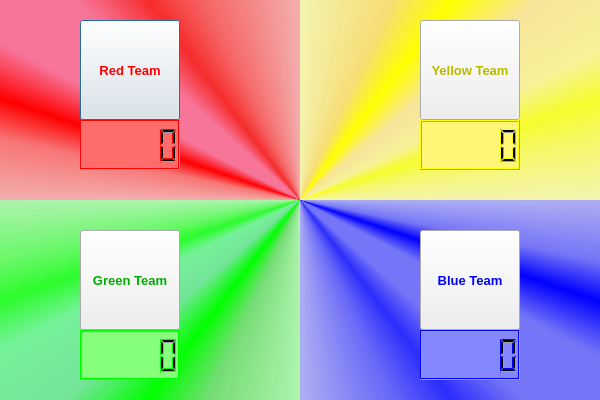
<?xml version="1.0" encoding="UTF-8"?>
<ui version="4.0">
 <class>GUI</class>
 <widget class="QDialog" name="GUI">
  <property name="geometry">
   <rect>
    <x>0</x>
    <y>0</y>
    <width>600</width>
    <height>400</height>
   </rect>
  </property>
  <property name="windowTitle">
   <string>Dialog</string>
  </property>
  <widget class="QGraphicsView" name="graphicsView">
   <property name="geometry">
    <rect>
     <x>0</x>
     <y>0</y>
     <width>300</width>
     <height>200</height>
    </rect>
   </property>
   <property name="styleSheet">
    <string notr="true">background-color: qconicalgradient(cx:1, cy:1, angle:315, stop:0 rgba(255,0, 0, 69), stop:0.375 rgba(255, 0, 0, 69), stop:0.423533 rgba(251, 0, 0, 145), stop:0.45 rgba(247, 0, 0, 208), stop:0.477581 rgba(255, 0, 71, 130), stop:0.518717 rgba(255, 0, 71, 130), stop:0.55 rgba(255, 0, 0, 255), stop:0.57754 rgba(255, 0, 0, 130), stop:0.625 rgba(255, 0, 0, 69), stop:1 rgba(255, 0, 0, 69));</string>
   </property>
   <property name="frameShape">
    <enum>QFrame::NoFrame</enum>
   </property>
  </widget>
  <widget class="QGraphicsView" name="graphicsView_2">
   <property name="geometry">
    <rect>
     <x>300</x>
     <y>0</y>
     <width>300</width>
     <height>200</height>
    </rect>
   </property>
   <property name="styleSheet">
    <string notr="true">background-color: qconicalgradient(cx:0, cy:1, angle:225, stop:0 rgba(255, 255, 0, 69), stop:0.375 rgba(255, 255, 0, 69), stop:0.423533 rgba(251, 255, 0, 145), stop:0.45 rgba(247, 255, 0, 208), stop:0.477581 rgba(255, 244, 71, 130), stop:0.518717 rgba(255, 218, 71, 130), stop:0.55 rgba(255, 255, 0, 255), stop:0.57754 rgba(255, 203, 0, 130), stop:0.625 rgba(255, 255, 0, 69), stop:1 rgba(255, 255, 0, 69));</string>
   </property>
   <property name="frameShape">
    <enum>QFrame::NoFrame</enum>
   </property>
  </widget>
  <widget class="QGraphicsView" name="graphicsView_3">
   <property name="geometry">
    <rect>
     <x>0</x>
     <y>200</y>
     <width>300</width>
     <height>200</height>
    </rect>
   </property>
   <property name="styleSheet">
    <string notr="true">background-color: qconicalgradient(cx:1, cy:0, angle:45, stop:0 rgba(0, 255, 0, 69), stop:0.375 rgba(0, 255, 0, 69), stop:0.423533 rgba(0, 255, 0, 145), stop:0.45 rgba(0, 255, 0, 208), stop:0.477581 rgba(0, 244, 71, 130), stop:0.518717 rgba(0, 218, 71, 130), stop:0.55 rgba(0, 255, 0, 255), stop:0.57754 rgba(0, 203, 0, 130), stop:0.625 rgba(0, 255, 0, 69), stop:1 rgba(0, 255, 0, 69));</string>
   </property>
   <property name="frameShape">
    <enum>QFrame::NoFrame</enum>
   </property>
  </widget>
  <widget class="QGraphicsView" name="graphicsView_4">
   <property name="geometry">
    <rect>
     <x>300</x>
     <y>200</y>
     <width>300</width>
     <height>200</height>
    </rect>
   </property>
   <property name="styleSheet">
    <string notr="true">background-color: qconicalgradient(cx:0, cy:0, angle:135, stop:0 rgba(0,0,255, 69), stop:0.375 rgba(0,0,255, 69), stop:0.423533 rgba(0,0,255, 145), stop:0.45 rgba(0,0,255, 208), stop:0.477581 rgba(0,0,255, 130), stop:0.518717 rgba(0,0,255, 130), stop:0.55 rgba(0,0,255, 255), stop:0.57754 rgba(0,0,255, 130), stop:0.625 rgba(0,0,255, 69), stop:1 rgba(0,0,255, 69));</string>
   </property>
   <property name="frameShape">
    <enum>QFrame::NoFrame</enum>
   </property>
  </widget>
  <widget class="QPushButton" name="button1">
   <property name="geometry">
    <rect>
     <x>80</x>
     <y>20</y>
     <width>100</width>
     <height>100</height>
    </rect>
   </property>
   <property name="palette">
    <palette>
     <active>
      <colorrole role="Text">
       <brush brushstyle="SolidPattern">
        <color alpha="255">
         <red>255</red>
         <green>0</green>
         <blue>0</blue>
        </color>
       </brush>
      </colorrole>
      <colorrole role="ButtonText">
       <brush brushstyle="SolidPattern">
        <color alpha="255">
         <red>255</red>
         <green>0</green>
         <blue>0</blue>
        </color>
       </brush>
      </colorrole>
     </active>
     <inactive>
      <colorrole role="Text">
       <brush brushstyle="SolidPattern">
        <color alpha="255">
         <red>255</red>
         <green>0</green>
         <blue>0</blue>
        </color>
       </brush>
      </colorrole>
      <colorrole role="ButtonText">
       <brush brushstyle="SolidPattern">
        <color alpha="255">
         <red>255</red>
         <green>0</green>
         <blue>0</blue>
        </color>
       </brush>
      </colorrole>
     </inactive>
     <disabled>
      <colorrole role="Text">
       <brush brushstyle="SolidPattern">
        <color alpha="255">
         <red>120</red>
         <green>120</green>
         <blue>120</blue>
        </color>
       </brush>
      </colorrole>
      <colorrole role="ButtonText">
       <brush brushstyle="SolidPattern">
        <color alpha="255">
         <red>120</red>
         <green>120</green>
         <blue>120</blue>
        </color>
       </brush>
      </colorrole>
     </disabled>
    </palette>
   </property>
   <property name="font">
    <font>
     <pointsize>10</pointsize>
     <weight>75</weight>
     <bold>true</bold>
    </font>
   </property>
   <property name="text">
    <string>Red Team</string>
   </property>
  </widget>
  <widget class="QPushButton" name="button2">
   <property name="geometry">
    <rect>
     <x>420</x>
     <y>20</y>
     <width>100</width>
     <height>100</height>
    </rect>
   </property>
   <property name="palette">
    <palette>
     <active>
      <colorrole role="ButtonText">
       <brush brushstyle="SolidPattern">
        <color alpha="255">
         <red>184</red>
         <green>184</green>
         <blue>0</blue>
        </color>
       </brush>
      </colorrole>
     </active>
     <inactive>
      <colorrole role="ButtonText">
       <brush brushstyle="SolidPattern">
        <color alpha="255">
         <red>184</red>
         <green>184</green>
         <blue>0</blue>
        </color>
       </brush>
      </colorrole>
     </inactive>
     <disabled>
      <colorrole role="ButtonText">
       <brush brushstyle="SolidPattern">
        <color alpha="255">
         <red>120</red>
         <green>120</green>
         <blue>120</blue>
        </color>
       </brush>
      </colorrole>
     </disabled>
    </palette>
   </property>
   <property name="font">
    <font>
     <pointsize>10</pointsize>
     <weight>75</weight>
     <bold>true</bold>
    </font>
   </property>
   <property name="text">
    <string>Yellow Team</string>
   </property>
  </widget>
  <widget class="QPushButton" name="button3">
   <property name="geometry">
    <rect>
     <x>80</x>
     <y>230</y>
     <width>100</width>
     <height>100</height>
    </rect>
   </property>
   <property name="palette">
    <palette>
     <active>
      <colorrole role="ButtonText">
       <brush brushstyle="SolidPattern">
        <color alpha="255">
         <red>0</red>
         <green>170</green>
         <blue>0</blue>
        </color>
       </brush>
      </colorrole>
     </active>
     <inactive>
      <colorrole role="ButtonText">
       <brush brushstyle="SolidPattern">
        <color alpha="255">
         <red>0</red>
         <green>170</green>
         <blue>0</blue>
        </color>
       </brush>
      </colorrole>
     </inactive>
     <disabled>
      <colorrole role="ButtonText">
       <brush brushstyle="SolidPattern">
        <color alpha="255">
         <red>120</red>
         <green>120</green>
         <blue>120</blue>
        </color>
       </brush>
      </colorrole>
     </disabled>
    </palette>
   </property>
   <property name="font">
    <font>
     <pointsize>10</pointsize>
     <weight>75</weight>
     <bold>true</bold>
    </font>
   </property>
   <property name="text">
    <string>Green Team</string>
   </property>
  </widget>
  <widget class="QPushButton" name="button4">
   <property name="geometry">
    <rect>
     <x>420</x>
     <y>230</y>
     <width>100</width>
     <height>100</height>
    </rect>
   </property>
   <property name="palette">
    <palette>
     <active>
      <colorrole role="ButtonText">
       <brush brushstyle="SolidPattern">
        <color alpha="255">
         <red>0</red>
         <green>0</green>
         <blue>255</blue>
        </color>
       </brush>
      </colorrole>
     </active>
     <inactive>
      <colorrole role="ButtonText">
       <brush brushstyle="SolidPattern">
        <color alpha="255">
         <red>0</red>
         <green>0</green>
         <blue>255</blue>
        </color>
       </brush>
      </colorrole>
     </inactive>
     <disabled>
      <colorrole role="ButtonText">
       <brush brushstyle="SolidPattern">
        <color alpha="255">
         <red>120</red>
         <green>120</green>
         <blue>120</blue>
        </color>
       </brush>
      </colorrole>
     </disabled>
    </palette>
   </property>
   <property name="font">
    <font>
     <pointsize>10</pointsize>
     <weight>75</weight>
     <bold>true</bold>
    </font>
   </property>
   <property name="text">
    <string>Blue Team</string>
   </property>
  </widget>
  <widget class="QGraphicsView" name="graphicsView_5">
   <property name="geometry">
    <rect>
     <x>80</x>
     <y>120</y>
     <width>100</width>
     <height>50</height>
    </rect>
   </property>
   <property name="palette">
    <palette>
     <active>
      <colorrole role="Base">
       <brush brushstyle="SolidPattern">
        <color alpha="255">
         <red>255</red>
         <green>108</green>
         <blue>108</blue>
        </color>
       </brush>
      </colorrole>
     </active>
     <inactive>
      <colorrole role="Base">
       <brush brushstyle="SolidPattern">
        <color alpha="255">
         <red>255</red>
         <green>108</green>
         <blue>108</blue>
        </color>
       </brush>
      </colorrole>
     </inactive>
     <disabled>
      <colorrole role="Base">
       <brush brushstyle="SolidPattern">
        <color alpha="255">
         <red>240</red>
         <green>240</green>
         <blue>240</blue>
        </color>
       </brush>
      </colorrole>
     </disabled>
    </palette>
   </property>
  </widget>
  <widget class="QGraphicsView" name="graphicsView_6">
   <property name="geometry">
    <rect>
     <x>420</x>
     <y>120</y>
     <width>100</width>
     <height>50</height>
    </rect>
   </property>
   <property name="palette">
    <palette>
     <active>
      <colorrole role="Base">
       <brush brushstyle="SolidPattern">
        <color alpha="255">
         <red>255</red>
         <green>246</green>
         <blue>120</blue>
        </color>
       </brush>
      </colorrole>
     </active>
     <inactive>
      <colorrole role="Base">
       <brush brushstyle="SolidPattern">
        <color alpha="255">
         <red>255</red>
         <green>246</green>
         <blue>120</blue>
        </color>
       </brush>
      </colorrole>
     </inactive>
     <disabled>
      <colorrole role="Base">
       <brush brushstyle="SolidPattern">
        <color alpha="255">
         <red>240</red>
         <green>240</green>
         <blue>240</blue>
        </color>
       </brush>
      </colorrole>
     </disabled>
    </palette>
   </property>
  </widget>
  <widget class="QGraphicsView" name="graphicsView_7">
   <property name="geometry">
    <rect>
     <x>80</x>
     <y>330</y>
     <width>100</width>
     <height>50</height>
    </rect>
   </property>
   <property name="palette">
    <palette>
     <active>
      <colorrole role="Base">
       <brush brushstyle="SolidPattern">
        <color alpha="255">
         <red>133</red>
         <green>255</green>
         <blue>124</blue>
        </color>
       </brush>
      </colorrole>
     </active>
     <inactive>
      <colorrole role="Base">
       <brush brushstyle="SolidPattern">
        <color alpha="255">
         <red>133</red>
         <green>255</green>
         <blue>124</blue>
        </color>
       </brush>
      </colorrole>
     </inactive>
     <disabled>
      <colorrole role="Base">
       <brush brushstyle="SolidPattern">
        <color alpha="255">
         <red>240</red>
         <green>240</green>
         <blue>240</blue>
        </color>
       </brush>
      </colorrole>
     </disabled>
    </palette>
   </property>
  </widget>
  <widget class="QGraphicsView" name="graphicsView_8">
   <property name="geometry">
    <rect>
     <x>420</x>
     <y>330</y>
     <width>100</width>
     <height>50</height>
    </rect>
   </property>
   <property name="palette">
    <palette>
     <active>
      <colorrole role="Base">
       <brush brushstyle="SolidPattern">
        <color alpha="255">
         <red>133</red>
         <green>135</green>
         <blue>255</blue>
        </color>
       </brush>
      </colorrole>
     </active>
     <inactive>
      <colorrole role="Base">
       <brush brushstyle="SolidPattern">
        <color alpha="255">
         <red>133</red>
         <green>135</green>
         <blue>255</blue>
        </color>
       </brush>
      </colorrole>
     </inactive>
     <disabled>
      <colorrole role="Base">
       <brush brushstyle="SolidPattern">
        <color alpha="255">
         <red>240</red>
         <green>240</green>
         <blue>240</blue>
        </color>
       </brush>
      </colorrole>
     </disabled>
    </palette>
   </property>
  </widget>
  <widget class="QLCDNumber" name="lcd1">
   <property name="geometry">
    <rect>
     <x>80</x>
     <y>120</y>
     <width>100</width>
     <height>50</height>
    </rect>
   </property>
   <property name="palette">
    <palette>
     <active>
      <colorrole role="Light">
       <brush brushstyle="SolidPattern">
        <color alpha="255">
         <red>255</red>
         <green>0</green>
         <blue>0</blue>
        </color>
       </brush>
      </colorrole>
      <colorrole role="BrightText">
       <brush brushstyle="SolidPattern">
        <color alpha="255">
         <red>255</red>
         <green>0</green>
         <blue>0</blue>
        </color>
       </brush>
      </colorrole>
      <colorrole role="Base">
       <brush brushstyle="SolidPattern">
        <color alpha="255">
         <red>255</red>
         <green>0</green>
         <blue>0</blue>
        </color>
       </brush>
      </colorrole>
     </active>
     <inactive>
      <colorrole role="Light">
       <brush brushstyle="SolidPattern">
        <color alpha="255">
         <red>255</red>
         <green>0</green>
         <blue>0</blue>
        </color>
       </brush>
      </colorrole>
      <colorrole role="BrightText">
       <brush brushstyle="SolidPattern">
        <color alpha="255">
         <red>255</red>
         <green>0</green>
         <blue>0</blue>
        </color>
       </brush>
      </colorrole>
      <colorrole role="Base">
       <brush brushstyle="SolidPattern">
        <color alpha="255">
         <red>255</red>
         <green>0</green>
         <blue>0</blue>
        </color>
       </brush>
      </colorrole>
     </inactive>
     <disabled>
      <colorrole role="Light">
       <brush brushstyle="SolidPattern">
        <color alpha="255">
         <red>255</red>
         <green>0</green>
         <blue>0</blue>
        </color>
       </brush>
      </colorrole>
      <colorrole role="BrightText">
       <brush brushstyle="SolidPattern">
        <color alpha="255">
         <red>255</red>
         <green>0</green>
         <blue>0</blue>
        </color>
       </brush>
      </colorrole>
      <colorrole role="Base">
       <brush brushstyle="SolidPattern">
        <color alpha="255">
         <red>240</red>
         <green>240</green>
         <blue>240</blue>
        </color>
       </brush>
      </colorrole>
     </disabled>
    </palette>
   </property>
  </widget>
  <widget class="QLCDNumber" name="lcd2">
   <property name="geometry">
    <rect>
     <x>420</x>
     <y>120</y>
     <width>100</width>
     <height>50</height>
    </rect>
   </property>
   <property name="palette">
    <palette>
     <active>
      <colorrole role="Light">
       <brush brushstyle="SolidPattern">
        <color alpha="255">
         <red>255</red>
         <green>255</green>
         <blue>0</blue>
        </color>
       </brush>
      </colorrole>
     </active>
     <inactive>
      <colorrole role="Light">
       <brush brushstyle="SolidPattern">
        <color alpha="255">
         <red>255</red>
         <green>255</green>
         <blue>0</blue>
        </color>
       </brush>
      </colorrole>
     </inactive>
     <disabled>
      <colorrole role="Light">
       <brush brushstyle="SolidPattern">
        <color alpha="255">
         <red>255</red>
         <green>255</green>
         <blue>0</blue>
        </color>
       </brush>
      </colorrole>
     </disabled>
    </palette>
   </property>
  </widget>
  <widget class="QLCDNumber" name="lcd3">
   <property name="geometry">
    <rect>
     <x>80</x>
     <y>330</y>
     <width>100</width>
     <height>50</height>
    </rect>
   </property>
   <property name="palette">
    <palette>
     <active>
      <colorrole role="Light">
       <brush brushstyle="SolidPattern">
        <color alpha="255">
         <red>0</red>
         <green>255</green>
         <blue>0</blue>
        </color>
       </brush>
      </colorrole>
     </active>
     <inactive>
      <colorrole role="Light">
       <brush brushstyle="SolidPattern">
        <color alpha="255">
         <red>0</red>
         <green>255</green>
         <blue>0</blue>
        </color>
       </brush>
      </colorrole>
     </inactive>
     <disabled>
      <colorrole role="Light">
       <brush brushstyle="SolidPattern">
        <color alpha="255">
         <red>0</red>
         <green>255</green>
         <blue>0</blue>
        </color>
       </brush>
      </colorrole>
     </disabled>
    </palette>
   </property>
  </widget>
  <widget class="QLCDNumber" name="lcd4">
   <property name="geometry">
    <rect>
     <x>420</x>
     <y>330</y>
     <width>100</width>
     <height>50</height>
    </rect>
   </property>
   <property name="palette">
    <palette>
     <active>
      <colorrole role="Light">
       <brush brushstyle="SolidPattern">
        <color alpha="255">
         <red>0</red>
         <green>0</green>
         <blue>255</blue>
        </color>
       </brush>
      </colorrole>
     </active>
     <inactive>
      <colorrole role="Light">
       <brush brushstyle="SolidPattern">
        <color alpha="255">
         <red>0</red>
         <green>0</green>
         <blue>255</blue>
        </color>
       </brush>
      </colorrole>
     </inactive>
     <disabled>
      <colorrole role="Light">
       <brush brushstyle="SolidPattern">
        <color alpha="255">
         <red>0</red>
         <green>0</green>
         <blue>255</blue>
        </color>
       </brush>
      </colorrole>
     </disabled>
    </palette>
   </property>
  </widget>
 </widget>
 <layoutdefault spacing="6" margin="11"/>
 <resources/>
 <connections/>
</ui>
